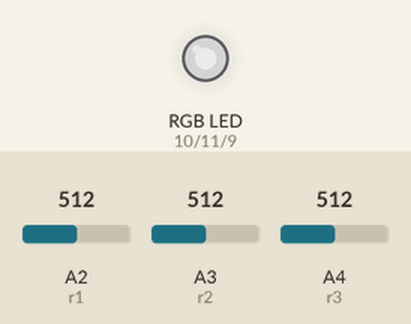
The sketch below on a simulated Arduino Uno, built with avr-gcc and run on an emulated ATmega328P. Shown: an RGB LED mixed from three pins (HIGH = lit). Inputs (shaded band) come from the test bench; at power-on: A2 (r1) = 512, A3 (r2) = 512, A4 (r3) = 512. Dim RGB values are drawn brighter than linear.

Above: at 1.2 s.
1.3 s: A2 (r1) set to 716
At 2.1 s:
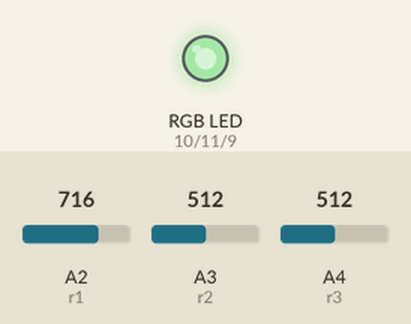
2.8 s: A3 (r2) set to 716
At 3.2 s:
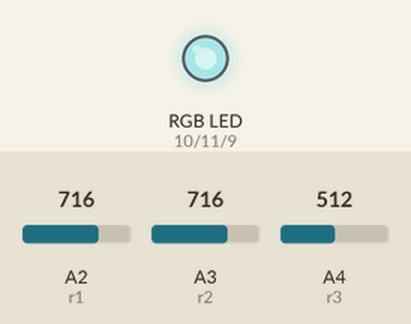
4.3 s: A4 (r3) set to 716
At 5.5 s:
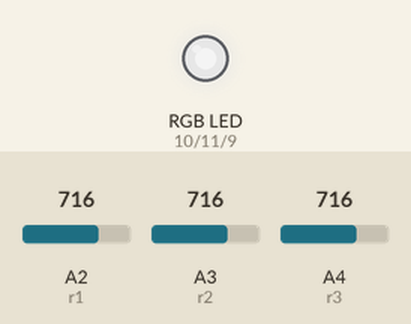
5.8 s: A2 (r1) set to 900
At 6.7 s:
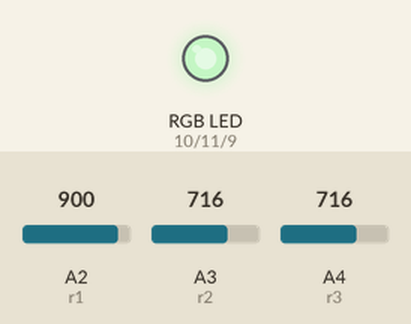
7.3 s: A3 (r2) set to 900
At 7.8 s:
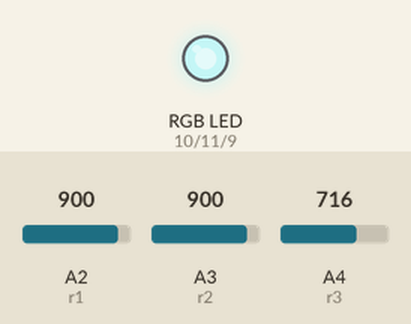
8.8 s: A4 (r3) set to 900
At 10.2 s:
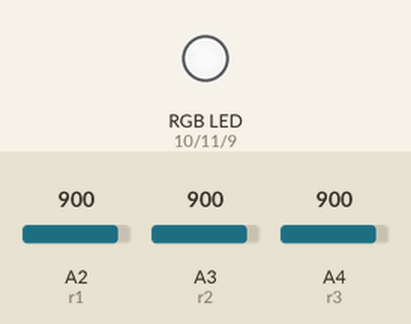
Timing chart, 0 to 11.3 s (numbered marks = the images above; inputs shaded):
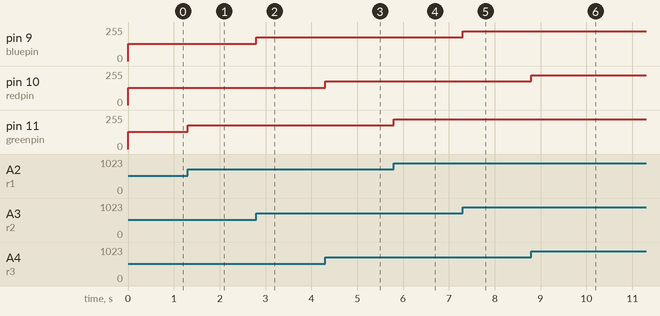

The sketch:

_123.ino
```cpp
const int r1 = A2;
const int r2 = A3;
const int r3 = A4;
const int bluepin=9;
const int redpin=10;
const int greenpin=11;
void setup() {
}

void loop() {
  int R1 = analogRead(r1);
  int R2 = analogRead(r2);
  int R3 = analogRead(r3);
  analogWrite(greenpin,R1/4);
  analogWrite(bluepin,R2/4);
  analogWrite(redpin,R3/4);
}
```

Measured:
- after the input at 1.3 s, pin 11 (greenpin): 128/255 → 179/255 at once
- after the input at 2.8 s, pin 9 (bluepin): 128/255 → 179/255 at once
- after the input at 4.3 s, pin 10 (redpin): 128/255 → 179/255 at once
- after the input at 5.8 s, pin 11 (greenpin): 179/255 → 225/255 at once
- after the input at 7.3 s, pin 9 (bluepin): 179/255 → 225/255 at once
- after the input at 8.8 s, pin 10 (redpin): 179/255 → 225/255 at once
